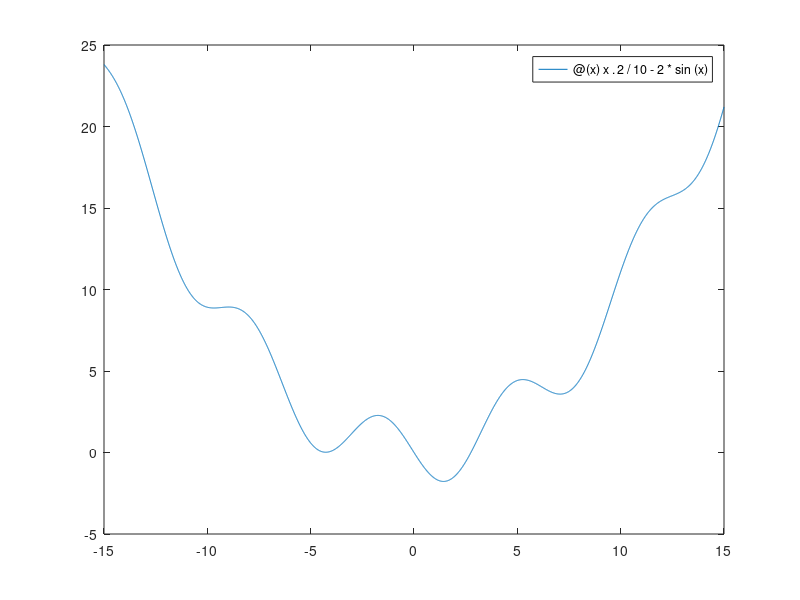

Reproduce this figure in MATLAB. (Note: this script raises an error after producing the figure.)
%--------------------------------------------------------------------------------
% auther:Zhu Binglong
% Date:2022-5-11 15:58:09
% Function: Successive Parabolic Interpolation + Axesion transformation
% Reference: https://mathsfromnothing.cf/successive-parabolic-interpolation/?i=1
%--------------------------------------------------------------------------------
clear all;
clc;
close all;
format long;

figure(1)

% anonymous function
% [x,y]=fminbnd(@(x)x.^3-13*x.^2+20*x+100,-5,20)
% [x,y]=fminbnd(@(x)x.^2/10-2*sin(x),-3,5)

%% function 1
%  f=@(x)x.^3-13*x.^2+20*x+100;% best_position= 7.813437226365976,best_fitness= -60.369882183024487
% fplot(f,[-5 20]);hold on;
% [x,fo]=successiveparabolicinterpolation(f,12);

%% function 2 :https://github.com/gopherclass/successive-parabolic-interpolation
f=@(x)x.^2/10-2*sin(x);%best_position= 1.427551777634208 ,best_fitness=-1.775725653147415,
fplot(f,[-15 15]);hold on;
[x,fo]=successiveparabolicinterpolation(f,3);
saveas( 1, 'Result.jpg')

figure(2)
plot(1:1:numel(fo),fo,'*')
saveas( 2, 'FimWithIter.jpg')

disp(['best_position:' num2str(x(end),'% 20.16g') ',best_fitness:' num2str(fo(end),'% 20.16g')] );
% x(end)
% fo(end)
%% sub function
function [x,fo]=successiveparabolicinterpolation(f,x)
% https://mathsfromnothing.cf/successive-parabolic-interpolation/?i=1
%Example input to the Successive parabolic interpolation optimization method
%[x,fc,normc]=successiveparabolicinterpolation(f,x)
%f=@(x)x.^3-13*x.^2+20*x+100;
%x=12000000;
%
%Input
%f is a function handle of the function to be minimized
%x is the current position
%
%Output
%x is the new location
%fc is the function evaluated at the new location

xtol=1e-10;
ytol=1e-8;
delt=1;% trust domain radius
beta=1;% Maximum axial transformation radius
xc=[x-delt x x+delt];% trust domain
fc=f(xc);% solve Error value
plot(xc,fc,'o','markerfacecolor','w');% plot the first point
for k=1:20
    k % let's see if  k is properly
    %     if(xc(1)==xc(2) || xc(1)==xc(3) || xc(2)==xc(3))
    %         break;
    %     end
    xnew=(fc(1)*(xc(2)^2-xc(3)^2)-fc(2)*(xc(1)^2-xc(3)^2)+fc(3)*(xc(1)^2-xc(2)^2))/(2*(fc(1)*(xc(2)-xc(3))-fc(2)*(xc(1)-xc(3))+fc(3)*(xc(1)-xc(2))));
    if isnan(xnew)||isinf(xnew)
        xnew=xc(1);
    end
    ynew=f(xnew);
    plot(xnew,ynew,'o','markerfacecolor','w');hold on;%plot the vertex of the parabola
    if any(abs(xnew-xc)<xtol)||all(abs(ynew-fc)<ytol)
        break;% terminal condition
    end
    if ynew<=min(fc)% if the  fmin value gets smaller
        [maxfc,maxfcI]=sort(fc);% ascending order;
        xc(maxfcI(end))=xnew;
        fc(maxfcI(end))=ynew;% the biggest is instead
        xbest=xnew;
        ybest=ynew;
    else%如果找到的是最大值xnew
        
        %         %用新找的误差最大的和已有误差最小的点进行状态转移 不好，会有反复
        %         [maxfc,maxfcI]=sort(fc);
        %         xk=xc(maxfcI(1));%误差最小的x
        %         xkm1=xnew;%x(k-1) %误差最大的x
        
        %用已有的三个点中误差最大的和误差最小的进行转移操作
        [maxfc,maxfcI]=sort(fc);
        xk=xc(maxfcI(1));%已有的误差最小的x
        xkm1=xc(maxfcI(end));%x(k-1) %误差最大的x
        xkp1=xk+beta*rand*(xk-xkm1)/norm(xk-xkm1);%x(k+1) 转移算子
        
        xnew=xkp1;%找到的应该是更好的解
        ynew=f(xnew);
        
        
        if ynew<=min(fc)
            plot(xnew,ynew,'o','markerfacecolor','w');hold on;
            %             drawarrow([xkm1, xnew], [fc(maxfcI(end)), ynew])
            drawarrow([xkm1, fc(maxfcI(end))], [xnew, ynew])
            %             PlotLineArrow(gca, [xkm1, xnew], [fc(maxfcI(end)), ynew],'b', 'r');
            
            [maxfc,maxfcI]=sort(fc);%升序
            xc(maxfcI(end))=xnew;
            fc(maxfcI(end))=ynew;% the biggest is instead
            % xbest=xnew;
            % ybest=ynew;
        end
        % 避免xbest和ybest无赋值导致的错误
        [maxfc,maxfcI]=sort(fc);%升序
        xbest=xc(maxfcI(1));
        ybest=fc(maxfcI(1));
    end
    %     [xc,xcI]=sort(xc);
    %     fc=fc(xcI);
    plot(xc,fc,'o','markerfacecolor','w');hold on;
    [a,b,c]=parabola(xc,fc);%当前抛物线绘图
    x(k)=xbest;
    fo(k)=ybest;
end

plot(xbest(end),ybest(end),'*');hold on;% the best point with minimum f

end

% 绘制抛物线，并给出系数a b c
function [a,b,c]=parabola(xc,fc)
x1=xc(1);x2=xc(2);x3=xc(3);
y1=fc(1);y2=fc(2);y3=fc(3);
% x1=p1(1);y1=p1(2);
% x2=p2(1);y2=p2(2);
% x3=p3(1);y3=p3(2);
if x1~=x2 && x2~=x3 && x1~=x3
    a=-((-x2* y1+x3 *y1+x1* y2-x3* y2-x1* y3+x2* y3)/((-x1+x2) *(x2-x3) *(-x1+x3)));
    b=-((x2^2 *y1 - x3^2 *y1 - x1^2 *y2 + x3^2 *y2 + x1^2 *y3 - x2^2 *y3)/((x1 - x2) *(x1 - x3) *(x2 - x3)));
    c=-((-x2^2 *x3 *y1+x2 *x3^2 *y1+x1^2 *x3 *y2-x1 *x3^2 *y2-x1^2 *x2 *y3+x1 *x2^2 *y3)/((x1-x2)* (x1-x3) *(x2-x3)));
else
    a=0;b=0;c=0;
end

% P=[a,b,c];
% x=min(px):0.1:max(px);
px=xc;
x=linspace(min(px)-(max(px)-min(px))/0.5,max(px)+(max(px)-min(px))/0.5);
y=a*x.^2+b*x+c;
plot(x,y,'--');
hold on;
end

function drawarrow(x,y,lineType,ax)
switch nargin
    case 2
        lineType='arrow';
        ax=gca;
    case 3
        ax=gca;
end
% 调整坐标大小以适应箭头长度
xlim=ax.XLim;
ylim=ax.YLim;
xlimmin=xlim(1);xlimmax=xlim(2);
ylimmin=ylim(1);ylimmax=ylim(2);
if xlimmin>min(x(1),y(1)), xlimmin=min(x(1),y(1));end
if xlimmax<max(x(1),y(1)), xlimmax=max(x(1),y(1));end
if ylimmin>min(x(2),y(2)), ylimmin=min(x(2),y(2));end
if ylimmax<max(x(2),y(2)), ylimmax=max(x(2),y(2));end
ax.XLim = [xlimmin,xlimmax];
ax.YLim = [ylimmin,ylimmax];
xlim=ax.XLim;
ylim=ax.YLim;
pos=ax.Position;
x_ratio = pos(3)/(xlim(2)-xlim(1));
y_ratio = pos(4)/(ylim(2)-ylim(1)); % 缩放比例
orig_pos=[-xlim(1)*x_ratio+pos(1),-ylim(1)*y_ratio+pos(2)]; % figure坐标系中的原点坐标
x=x.*[x_ratio,y_ratio];y=y.*[x_ratio,y_ratio];
x=x+orig_pos;y=y+orig_pos;
% annotation(lineType,[x(1),y(1)],[x(2),y(2)])
ar=annotation(lineType,[x(1),y(1)],[x(2),y(2)]);
ar.Color='Red';
ar.LineStyle='--';
ar.LineWidth=1;
end
% ————————————————
% 版权声明：本文为CSDN博主「qq_41093957」的原创文章，遵循CC 4.0 BY-SA版权协议，转载请附上原文出处链接及本声明。
% 原文链接：https://blog.csdn.net/qq_41093957/article/details/115256114
